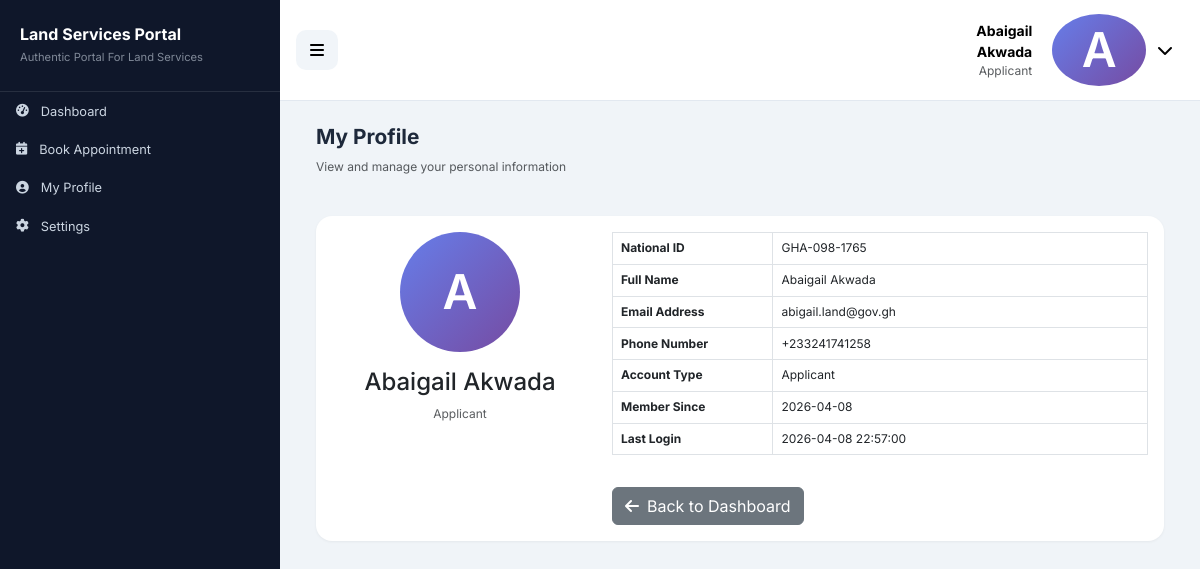
/profile-content (signed in), run on an earlier commit of the app's database.
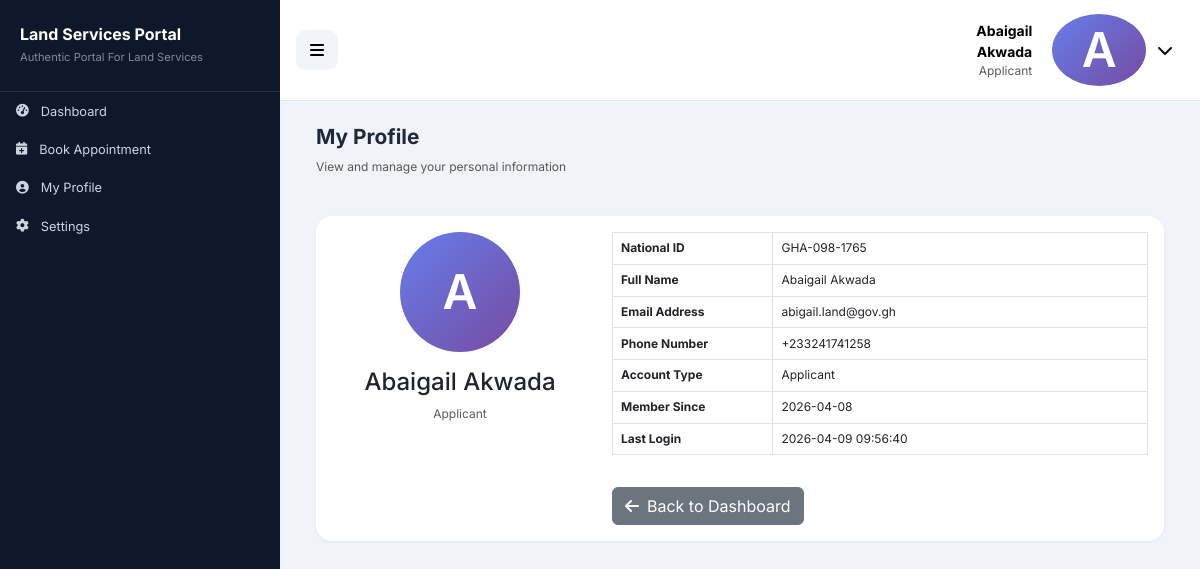
And on a later commit of the database.
### tables this page shows
CREATE TABLE users (
            id INTEGER PRIMARY KEY AUTOINCREMENT,
            national_id TEXT UNIQUE NOT NULL,
            full_name TEXT NOT NULL,
            email TEXT UNIQUE NOT NULL,
            phone TEXT NOT NULL,
            password TEXT NOT NULL,
            user_type TEXT DEFAULT 'applicant',
            is_verified BOOLEAN DEFAULT 0,
            created_at TIMESTAMP DEFAULT CURRENT_TIMESTAMP,
            last_login TIMESTAMP
        );

### app.py (the view)
@app.route('/profile-content')
@login_required
def profile_content():
    conn = get_db()
    user = conn.execute('SELECT * FROM users WHERE id = ?', (session['user_id'],)).fetchone()
    conn.close()
    return render_template('profile.html', user=user)

### app.py (called while the page is built)
def get_db():
    import sqlite3
    conn = sqlite3.connect(DATABASE_PATH)
    conn.row_factory = sqlite3.Row
    return conn

def login_required(f):
    @wraps(f)
    def decorated_function(*args, **kwargs):
        if 'user_id' not in session:
            flash('Please login to access this page', 'warning')
            return redirect(url_for('login'))
        return f(*args, **kwargs)
    return decorated_function

@app.context_processor
def inject_datetime():
    return {'datetime': datetime}

### templates/profile.html (shortened to what this page needs)
{% extends "base_private.html" %}
{% block content %}
<div class="container-fluid">
    <div class="row mb-4">
        <div class="col-12">
            <h2 class="fw-bold">My Profile</h2>
            <p class="text-muted">View and manage your personal information</p>
        </div>
    </div>
    <div class="card">
        <div class="card-body">
            <div class="row">
                <div class="col-md-4 text-center">
                    <div class="avatar-lg mx-auto mb-3">
                        <div class="avatar" style="width: 120px; height: 120px; font-size: 48px; margin: 0 auto;">
                            {{ user.full_name[0] if user.full_name else 'U' }}
                        </div>
                    </div>
                    <h4>{{ user.full_name }}</h4>
                    <p class="text-muted">{{ user.user_type|title }}</p>
                </div>
                <div class="col-md-8">
                    <table class="table table-bordered">
                        <tr>
                            <th style="width: 30%;">National ID</th>
                            <td>{{ user.national_id }}</td>
                        </tr>
                        <tr>
                            <th>Full Name</th>
                            <td>{{ user.full_name }}</td>
                        </tr>
                        <tr>
                            <th>Email Address</th>
                            <td>{{ user.email }}</td>
                        </tr>
                        <tr>
                            <th>Phone Number</th>
                            <td>{{ user.phone }}</td>
                        </tr>
                        <tr>
                            <th>Account Type</th>
                            <td>{{ user.user_type|title }}</td>
                        </tr>
                        <tr>
                            <th>Member Since</th>
                            <td>{{ user.created_at[:10] if user.created_at else 'N/A' }}</td>
                        </tr>
                        <tr>
                            <th>Last Login</th>
                            <td>{{ user.last_login[:19] if user.last_login else 'First login' }}</td>
                        </tr>
                    </table>
                    <a href="{{ url_for('dashboard') }}" class="btn btn-secondary mt-3">
                        <i class="fas fa-arrow-left me-2"></i>Back to Dashboard
                    </a>
                </div>
            </div>
        </div>
    </div>
</div>
{% endblock %}

### templates/base_private.html (shortened to what this page needs)
<!DOCTYPE html>
<html lang="en">
<head>
    <link href="https://cdn.jsdelivr.net/npm/bootstrap@5.3.0-alpha1/dist/css/bootstrap.min.css" rel="stylesheet">
    <link rel="stylesheet" href="https://cdnjs.cloudflare.com/ajax/libs/font-awesome/6.0.0/css/all.min.css">
    <link rel="stylesheet" href="{{ url_for('static', filename='css/custom.css') }}">
</head>
<body>
    <div class="sidebar" id="sidebar">
        <div class="sidebar-header">
            <h3>Land Services Portal</h3>
            <p>Authentic Portal For Land Services</p>
        </div>
        <div class="nav flex-column">
            <a href="{{ url_for('dashboard') }}" class="sidebar-link {% if request.endpoint == 'dashboard' %}active{% endif %}">
                <i class="fas fa-tachometer-alt"></i><span>Dashboard</span>
            </a>
            {% if session.user_type != 'admin' %}
                <a href="{{ url_for('book_appointment') }}" class="sidebar-link">
                    <i class="fas fa-calendar-plus"></i><span>Book Appointment</span>
                </a>
            {% endif %}
            <a href="{{ url_for('profile') }}" class="sidebar-link">
                <i class="fas fa-user-circle"></i><span>My Profile</span>
            </a>
            <a href="{{ url_for('settings') }}" class="sidebar-link">
                <i class="fas fa-cog"></i><span>Settings</span>
            </a>
        </div>
    </div>
    <div class="main-content" id="mainContent">
        <div class="top-navbar">
            <button class="toggle-btn" id="toggleSidebar">
                <i class="fas fa-bars"></i>
            </button>
            <div class="user-dropdown">
                <button class="user-trigger" id="dropdownTrigger">
                    <div class="text-end me-2">
                        <div class="small fw-bold">{{ session.user_name }}</div>
                        <div class="small text-muted">{{ session.user_type|title }}</div>
                    </div>
                    <div class="avatar">{{ session.user_name[0] if session.user_name else 'U' }}</div>
                    <i class="fas fa-chevron-down"></i>
                </button>
            </div>
        </div>
        <div class="p-4">
            {% block content %}{% endblock %}
        </div>
    </div>
</body>
</html>

What changed in the data, as far as the page shows it:
changed users "Abaigail Akwada": last_login "2026-04-08 22:57:00" → "2026-04-09 09:56:40"
